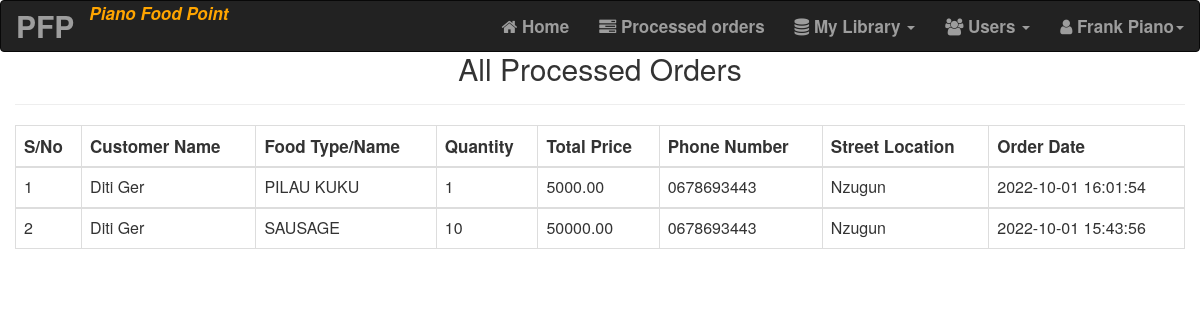
Before: /ordersprocessed.php (signed in) with the older database file.
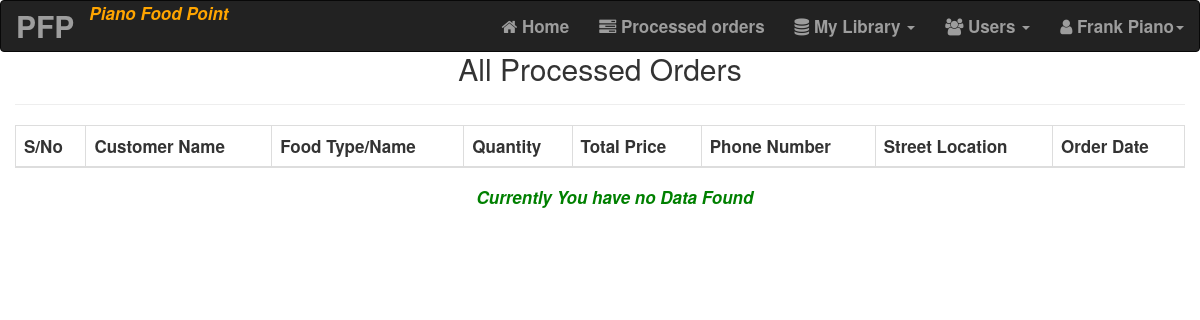
After: the same page with the newer database file.
### tables this page shows
CREATE TABLE `orders` (
  `id` int(11) NOT NULL,
  `customer_id` int(11) NOT NULL,
  `order_name` varchar(100) NOT NULL,
  `quantity` int(11) NOT NULL,
  `order_date` datetime DEFAULT current_timestamp(),
  `total_price` decimal(10,2) DEFAULT NULL,
  `reply` int(11) NOT NULL DEFAULT 0
);

CREATE TABLE `customer` (
  `id` int(11) NOT NULL,
  `first_name` varchar(50) NOT NULL,
  `last_name` varchar(50) NOT NULL,
  `phone` varchar(16) NOT NULL,
  `street` varchar(50) NOT NULL,
  `email` varchar(100) NOT NULL,
  `password` varchar(255) NOT NULL,
  `directory` int(11) NOT NULL DEFAULT 0
);

### ordersprocessed.php (the view, shortened to what this page needs)
<?php
include('server.php');
include('header_admin.php');
$select_menus = mysqli_query($conn, "SELECT customer.id, customer.first_name, customer.last_name,customer.email, customer.phone,
customer.street, orders.id, orders.order_name, orders.quantity,orders.reply, orders.order_date, orders.total_price FROM
customer INNER JOIN orders ON customer.id = orders.customer_id WHERE orders.reply = 1 ORDER BY orders.order_date DESC");
$count = 1;
?>
<!DOCTYPE html>
<html lang="en">
    <head>
        <link rel="stylesheet" href="bootstrap3.min.css">
        <link rel="stylesheet" href="https://maxcdn.bootstrapcdn.com/font-awesome/4.6.3/css/font-awesome.min.css">
    </head>
    <body>
        <div class="container-fluid" style="position: absolute; width: 100%; margin-top: 1%;">
            <div class="text-center page-header">
                <h2>All Processed Orders</h2>
            </div>
            <div>
            <table class="table table-bordered table-responsive table-hover">
                <thead style="font-size: 1.7rem;">
                    <tr>
                        <th></i>S/No</th>
                        <th>Customer Name</th>
                        <th>Food Type/Name</th>
                        <th>Quantity</th>
                        <th>Total Price</th>
                        <th>Phone Number</th>
                        <th>Street Location</th>
                        <th>Order Date</th>
                    </tr>
                </thead>
                <?php
                if(empty(mysqli_num_rows($select_menus))){
                    echo "<i><p style='text-align:center; font-size: 1.7rem; position: absolute;
                    margin-top: 5%; width: 100%; font-weight: bold; color: green;'>
                    Currently You have no Data Found</p></i>";
                } else
                while($row = mysqli_fetch_array($select_menus)) { ?>
                <tbody>
                    <tr>
                        <td><?php echo $count++; ?></td>
                        <td><?php echo $row['first_name'].' '.$row['last_name']; ?></td>
                        <td><?php echo $row['order_name']; ?></td>
                        <td><?php echo $row['quantity']; ?></td>
                        <td><?php echo $row['total_price']; ?></td>
                        <td><?php echo $row['phone']; ?></td>
                        <td><?php echo $row['street']; ?></td>
                        <td><?php echo $row['order_date']; ?></td>
                    </tr>
                </tbody>
                <?php
                }
                ?>
            </table>
        </div>
    </body>
</html>

Changed rows visible on the page:
removed orders: customer.first_name "Diti", customer.last_name "Ger", order_name "PILAU KUKU", quantity "1", total_price "5000.00", customer.phone "0678693443", customer.street "Nzugun", order_date "2022-10-01 16:01:54"
removed orders: customer.first_name "Diti", customer.last_name "Ger", order_name "SAUSAGE", quantity "10", total_price "50000.00", customer.phone "0678693443", customer.street "Nzugun", order_date "2022-10-01 15:43:56"
Other visible differences:
text now shown: "Currently You have no Data Found"
